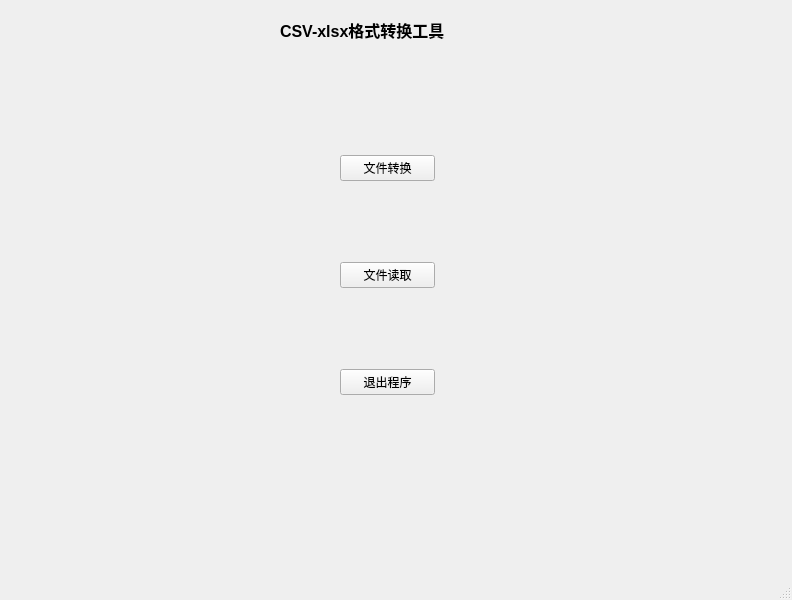
<?xml version="1.0" encoding="UTF-8"?>
<ui version="4.0">
 <class>Tran_ui</class>
 <widget class="QMainWindow" name="Tran_ui">
  <property name="geometry">
   <rect>
    <x>0</x>
    <y>0</y>
    <width>792</width>
    <height>600</height>
   </rect>
  </property>
  <property name="windowTitle">
   <string>MainWindow</string>
  </property>
  <widget class="QWidget" name="centralwidget">
   <widget class="QLabel" name="label">
    <property name="geometry">
     <rect>
      <x>280</x>
      <y>10</y>
      <width>221</width>
      <height>41</height>
     </rect>
    </property>
    <property name="text">
     <string>&lt;html&gt;&lt;head/&gt;&lt;body&gt;&lt;p&gt;&lt;span style=&quot; font-size:12pt; font-weight:600;&quot;&gt;CSV-xlsx格式转换工具&lt;/span&gt;&lt;/p&gt;&lt;/body&gt;&lt;/html&gt;</string>
    </property>
   </widget>
   <widget class="QWidget" name="">
    <property name="geometry">
     <rect>
      <x>340</x>
      <y>80</y>
      <width>95</width>
      <height>391</height>
     </rect>
    </property>
    <layout class="QVBoxLayout" name="verticalLayout">
     <item>
      <widget class="QPushButton" name="pushButton">
       <property name="text">
        <string>文件转换</string>
       </property>
      </widget>
     </item>
     <item>
      <widget class="QPushButton" name="pushButton_2">
       <property name="text">
        <string>文件读取</string>
       </property>
      </widget>
     </item>
     <item>
      <widget class="QPushButton" name="pushButton_3">
       <property name="text">
        <string>退出程序</string>
       </property>
      </widget>
     </item>
    </layout>
   </widget>
  </widget>
  <widget class="QMenuBar" name="menubar">
   <property name="geometry">
    <rect>
     <x>0</x>
     <y>0</y>
     <width>792</width>
     <height>26</height>
    </rect>
   </property>
  </widget>
  <widget class="QStatusBar" name="statusbar"/>
 </widget>
 <resources/>
 <connections/>
</ui>
